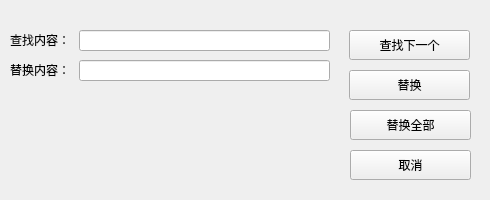
<?xml version="1.0" encoding="UTF-8"?>
<ui version="4.0">
 <class>RepWindow</class>
 <widget class="QWidget" name="RepWindow">
  <property name="geometry">
   <rect>
    <x>0</x>
    <y>0</y>
    <width>490</width>
    <height>200</height>
   </rect>
  </property>
  <property name="windowTitle">
   <string>Form</string>
  </property>
  <widget class="QPushButton" name="pushButton_replace">
   <property name="geometry">
    <rect>
     <x>349</x>
     <y>70</y>
     <width>121</width>
     <height>30</height>
    </rect>
   </property>
   <property name="text">
    <string>替换</string>
   </property>
  </widget>
  <widget class="QPushButton" name="pushButton_find">
   <property name="geometry">
    <rect>
     <x>349</x>
     <y>30</y>
     <width>121</width>
     <height>30</height>
    </rect>
   </property>
   <property name="text">
    <string>查找下一个</string>
   </property>
  </widget>
  <widget class="QLineEdit" name="srch_text">
   <property name="geometry">
    <rect>
     <x>79</x>
     <y>30</y>
     <width>251</width>
     <height>21</height>
    </rect>
   </property>
   <property name="toolTip">
    <string/>
   </property>
   <property name="cursorPosition">
    <number>0</number>
   </property>
  </widget>
  <widget class="QLabel" name="label">
   <property name="geometry">
    <rect>
     <x>10</x>
     <y>30</y>
     <width>81</width>
     <height>20</height>
    </rect>
   </property>
   <property name="text">
    <string>查找内容：</string>
   </property>
  </widget>
  <widget class="QPushButton" name="pushButton_replaceAll">
   <property name="geometry">
    <rect>
     <x>350</x>
     <y>110</y>
     <width>121</width>
     <height>30</height>
    </rect>
   </property>
   <property name="text">
    <string>替换全部</string>
   </property>
  </widget>
  <widget class="QPushButton" name="pushButton_cancel">
   <property name="geometry">
    <rect>
     <x>350</x>
     <y>150</y>
     <width>121</width>
     <height>30</height>
    </rect>
   </property>
   <property name="text">
    <string>取消</string>
   </property>
  </widget>
  <widget class="QLineEdit" name="rep_text">
   <property name="geometry">
    <rect>
     <x>79</x>
     <y>60</y>
     <width>251</width>
     <height>21</height>
    </rect>
   </property>
   <property name="toolTip">
    <string/>
   </property>
   <property name="cursorPosition">
    <number>0</number>
   </property>
  </widget>
  <widget class="QLabel" name="label_2">
   <property name="geometry">
    <rect>
     <x>10</x>
     <y>60</y>
     <width>81</width>
     <height>20</height>
    </rect>
   </property>
   <property name="text">
    <string>替换内容：</string>
   </property>
  </widget>
 </widget>
 <resources/>
 <connections/>
</ui>
